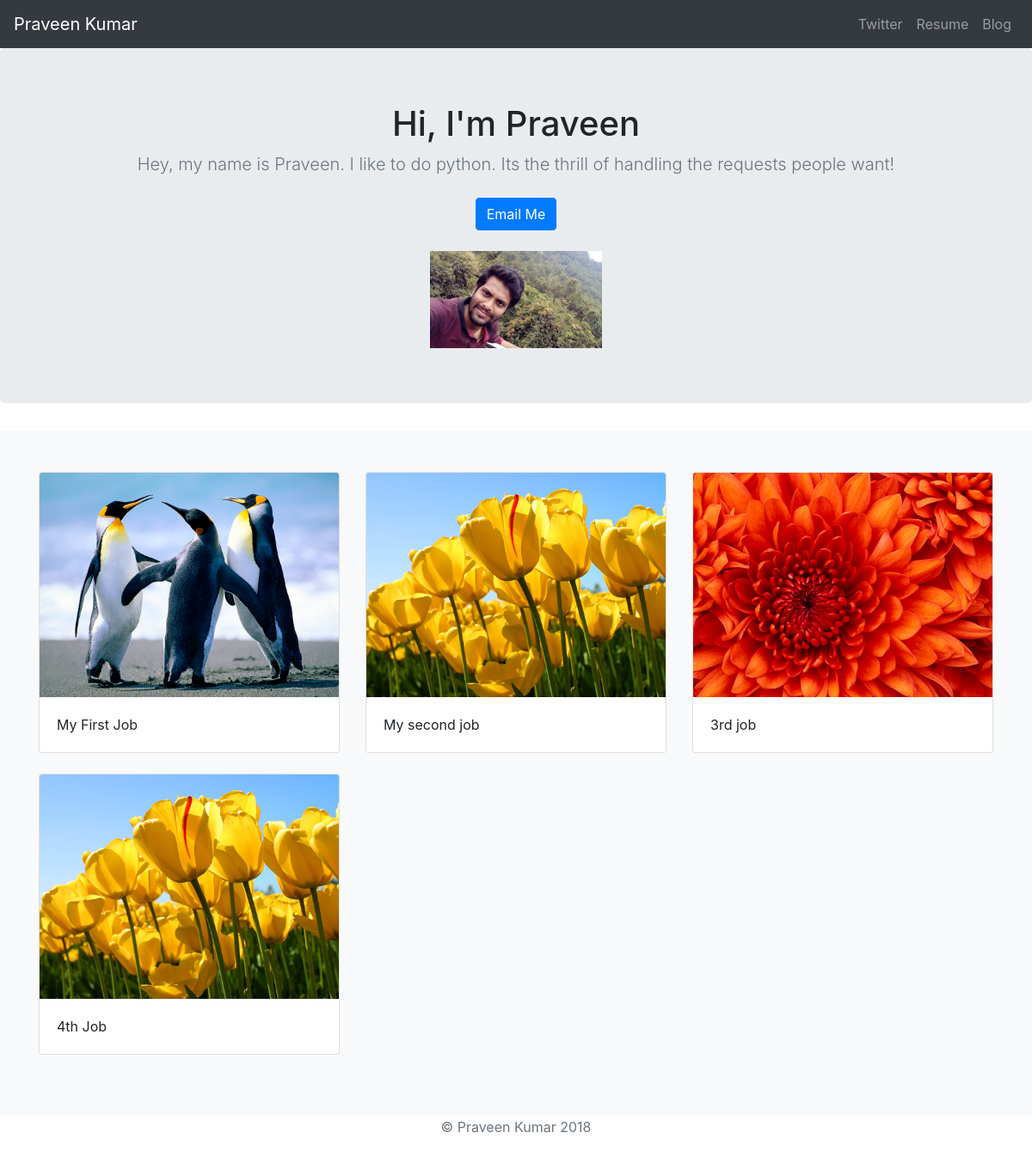
The page / on the database its author committed.
### jobs/models.py (models this page shows, shortened)
class job(models.Model):
    image = models.ImageField(upload_to='images/')
    summary = models.CharField(max_length=200)

### jobs/views.py (the view)
# urls.py: path('',jobs.views.home,name='home'),
def home(request):
    jobs = job.objects
    return render(request,'jobs/home.html',{'jobs':jobs})

### jobs/templates/jobs/home.html (shortened to what this page needs)
<!doctype html>
<html lang="en">
{% load staticfiles %}
  <head>
    <link rel="stylesheet" href="https://stackpath.bootstrapcdn.com/bootstrap/4.1.1/css/bootstrap.min.css">
  </head>
  <body>
    <header>
      <nav class="navbar navbar-expand-lg navbar-dark bg-dark">
  <a class="navbar-brand" href="{% url 'home' %}">Praveen Kumar</a>
  <div class="collapse navbar-collapse" id="navbarNavAltMarkup">
    <div class="navbar-nav ml-auto">
      <a class="nav-item nav-link" href="https://twitter.com/praveenkumarnulu">Twitter
      <a class="nav-item nav-link" href="{% static 'resume.pdf' %}">Resume</a>
      <a class="nav-item nav-link" href="{% url 'allblogs' %}">Blog</a>
    </div>
  </div>
</nav>
    </header>
    <main role="main">
      <section class="jumbotron text-center">
        <div class="container">
          <h1 class="jumbotron-heading">Hi, I'm Praveen</h1>
          <p class="lead text-muted">Hey, my name is Praveen. I like to do python. Its the thrill of handling the requests people want!</p>
          <p>
            <a href="mailto:nnvvpk@gmail.com" class="btn btn-primary my-2">Email Me</a>
          </p>
            <img class="img-fluid" src="{% static 'pic.jpg' %}" width=200 height=200>
        </div>
      </section>
      <div class="album py-5 bg-light">
        <div class="container">
          <div class="row">
              {% for job in jobs.all %}
            <div class="col-md-4">
              <div class="card mb-4 box-shadow">
                <img class="card-img-top" src="{{ job.image.url }}" alt="Card image cap">
                <div class="card-body">
                  <p class="card-text">{{ job.summary }}</p>
                </div>
              </div>
            </div>
			  {% endfor %}
          </div>
        </div>
      </div>
    </main>
    <footer class="text-muted">
      <div class="container text-center">
        <p>
            © Praveen Kumar {% now "Y" %}
          </p>
      </div>
    </footer>
  </body>
</html>

### rows shown on the page
job: image (picture), summary "My First Job"
job: image (picture), summary "My second job"
job: image (picture), summary "3rd job"
job: image (picture), summary "4th Job"
